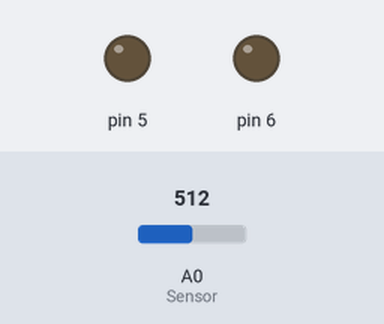
This sketch was run on a simulated Arduino Uno, built with avr-gcc and run on an emulated ATmega328P. Parts: output pins drawn as LEDs (lit = HIGH). The inputs (shaded band) are chosen by the test bench; at power-on: A0 (Sensor) = 512.

Above: at 1.2 s.
1.3 s: A0 (Sensor) set to 716
At 2.4 s:
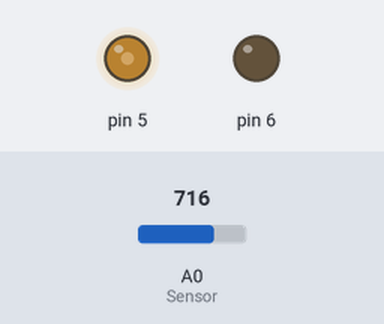
2.8 s: A0 (Sensor) set to 900
At 3.5 s:
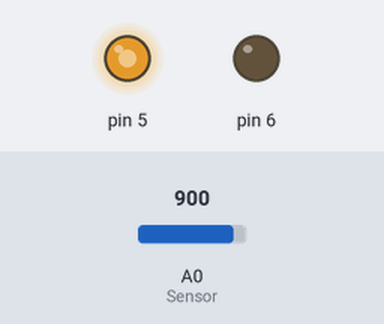
4.3 s: A0 (Sensor) set to 511
At 4.7 s:
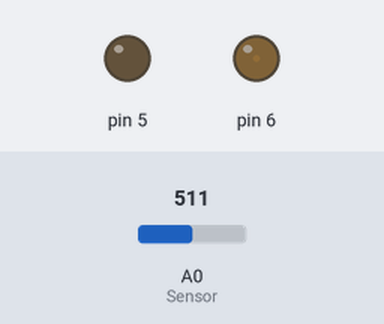
5.8 s: A0 (Sensor) set to 306
At 7.0 s:
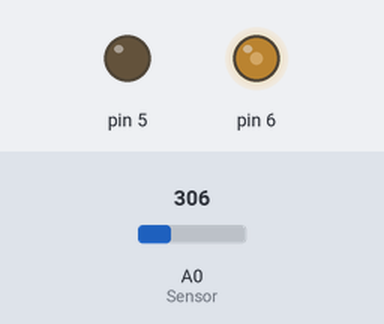
7.3 s: A0 (Sensor) set to 122
At 8.2 s:
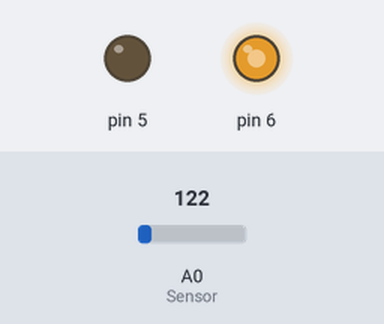
Timing chart, 0 to 9.8 s (numbered marks = the images above; inputs shaded):
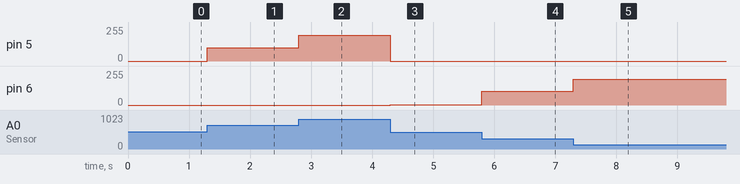

The sketch:

11_MotorDC_B.ino
```cpp
struct motor {
  int Derecho;
  int Izquierdo;
};

motor ModorDC = { 5, 6 };
int Sensor = A0;

void setup() {
  pinMode(ModorDC.Derecho, OUTPUT);
  pinMode(ModorDC.Izquierdo, OUTPUT);
  pinMode(Sensor, INPUT);
}

void loop() {
  int Velocidad = analogRead(Sensor);
  Velocidad = map(Velocidad, 0, 1023, -255, 255);
  MoverMotor(Velocidad);
}

void MoverMotor(int Velocidad) {
  if (Velocidad > 0) {
    analogWrite(ModorDC.Derecho, Velocidad);
    analogWrite(ModorDC.Izquierdo, 0);
  } else {
    analogWrite(ModorDC.Derecho, 0);
    analogWrite(ModorDC.Izquierdo, -Velocidad);
  }
}
```

Measured:
- after the input at 1.3 s, pin 5: 0/255 → 101/255 at once
- after the input at 2.8 s, pin 5: 101/255 → 193/255 at once
- after the input at 4.3 s, pin 5: 193/255 → 0/255 at once; pin 6: 0/255 → 1/255 at once
- after the input at 5.8 s, pin 6: 1/255 → 103/255 at once
- after the input at 7.3 s, pin 6: 103/255 → 195/255 at once
